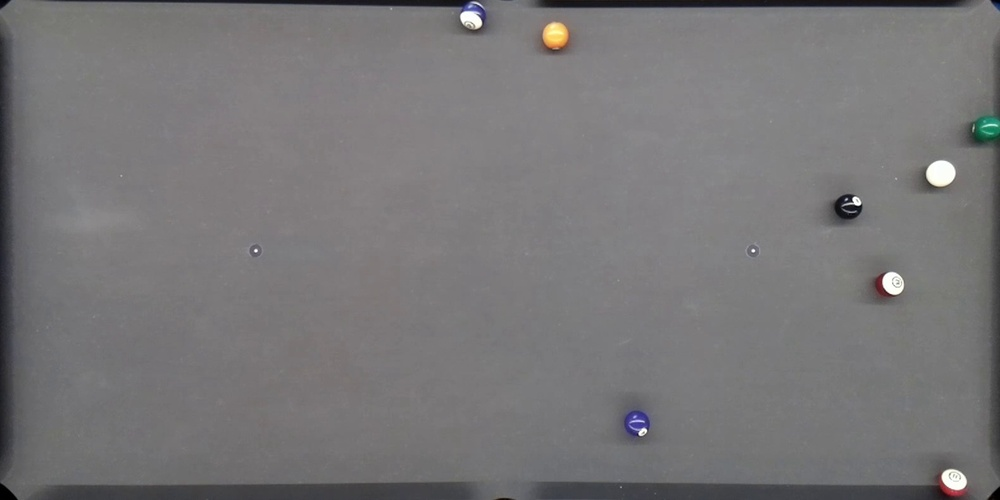
#> input picture threshold.jpg, 1000 x 500 px, shrunk from 1580 x 790 before the run
$ python backsub2.py
#> lines starting #> are read from the running program, lines starting #| are printed output that depends on the picture
# Uses absolute-difference subtraction to detect changes from one frame to another

import numpy as np
import cv2

original_image = cv2.imread('../threshold.jpg', cv2.IMREAD_COLOR)
#> original_image is the input picture: shape (500, 1000, 3); mean B, G, R 119.4, 118.2, 119.5
gray_original = cv2.cvtColor(original_image, cv2.COLOR_BGR2GRAY)
background_image = cv2.imread('../threshold2.jpg', cv2.IMREAD_COLOR)
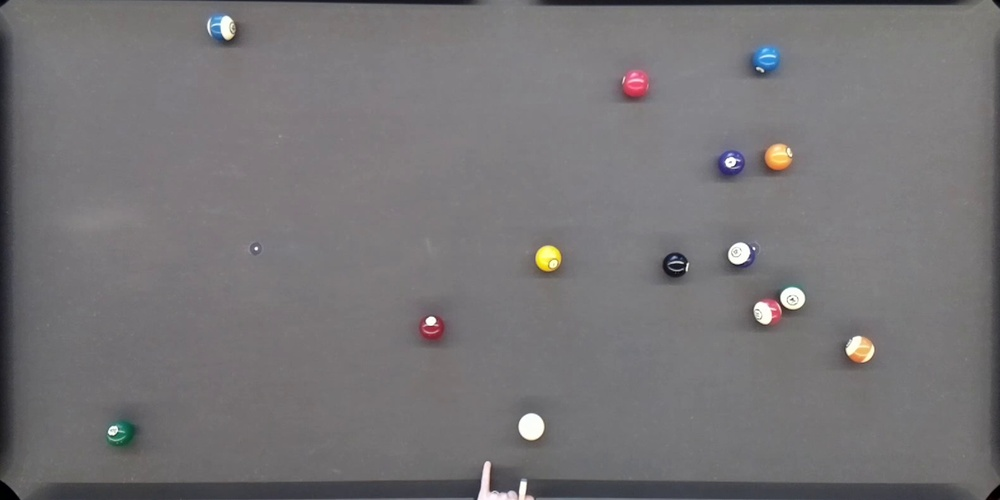
#> input picture threshold2.jpg, 1000 x 500 px, shrunk from 1580 x 790 before the run
#> background_image is the input picture: shape (500, 1000, 3); mean B, G, R 118.4, 116.5, 118.5
gray_background = cv2.cvtColor(background_image, cv2.COLOR_BGR2GRAY)

# foreground = np.absolute(gray_original - gray_background)
# foreground = cv2.absdiff(gray_original, gray_background)
foreground = cv2.absdiff(original_image, background_image)
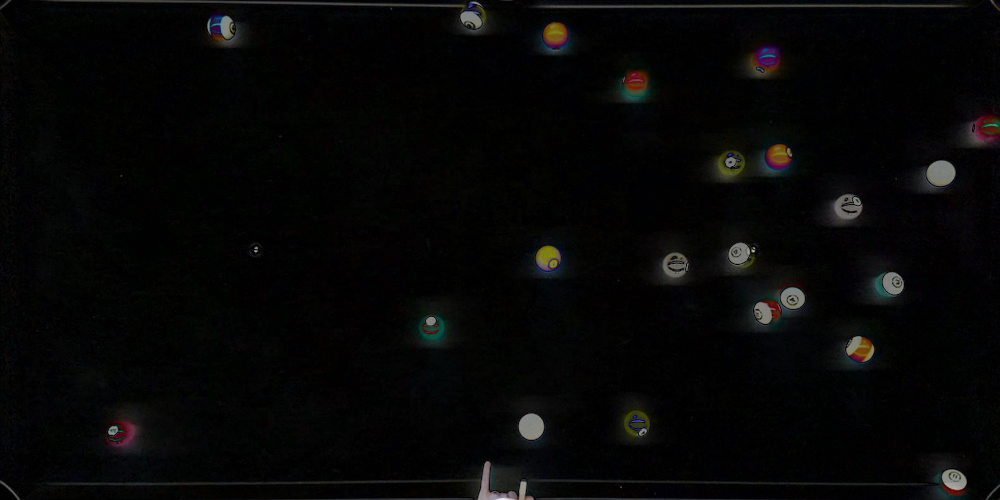
#> foreground: shape (500, 1000, 3); mean B, G, R 6.1, 6.4, 6.3
# foreground[foreground > 0] = 255

cv2.imshow('Original Image', foreground)
cv2.waitKey(0)
print("DONE")
